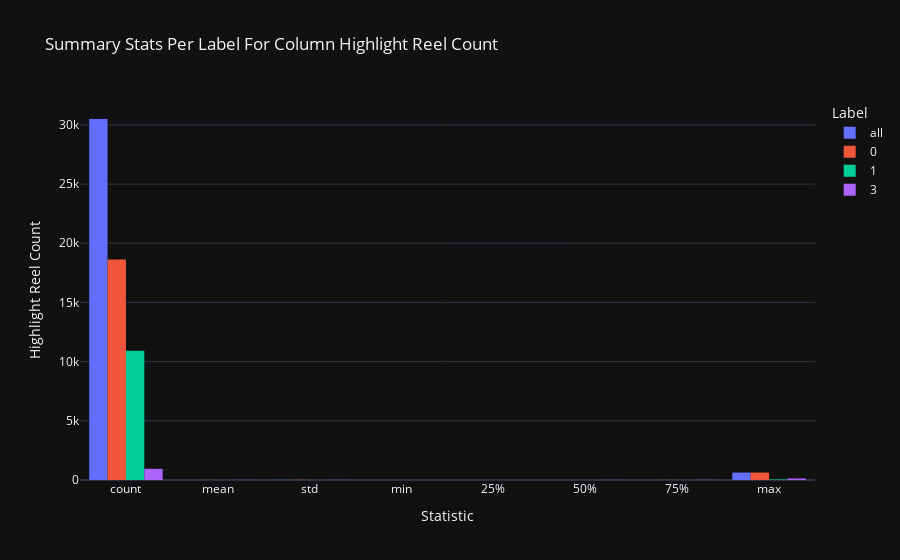

Notebook cell for this chart:
### Markdown cell above
#### 1.3.2 Highlight Reel Count

### Code cell
# Describing column for each label
sub_df, fig = df_main.describe_column_by_colcat('highlight_reel_count')

print('Post count described by label: ')
display(sub_df.style.format('{:,}'))
sv.save_plotly_fig(fig, 'fig')

### Figure 1 — Plotly figure (JSON) as saved in the notebook; plotly's stock layout.template omitted (floating-point values rounded to 4 significant figures)
{"data": [{"alignmentgroup": "True", "bingroup": "x", "histfunc": "sum", "hovertemplate": "Label=all<br>Statistic=%{x}<br>sum of value=%{y}<extra></extra>", "legendgroup": "all", "marker": {"color": "#636efa", "pattern": {"shape": ""}}, "name": "all", "offsetgroup": "all", "orientation": "v", "showlegend": true, "type": "histogram", "x": ["count", "mean", "std", "min", "25%", "50%", "75%", "max"], "xaxis": "x", "y": [30500, 2, 12, 0, 0, 0, 2, 628], "yaxis": "y"}, {"alignmentgroup": "True", "bingroup": "x", "histfunc": "sum", "hovertemplate": "Label=0<br>Statistic=%{x}<br>sum of value=%{y}<extra></extra>", "legendgroup": "0", "marker": {"color": "#EF553B", "pattern": {"shape": ""}}, "name": "0", "offsetgroup": "0", "orientation": "v", "showlegend": true, "type": "histogram", "x": ["count", "mean", "std", "min", "25%", "50%", "75%", "max"], "xaxis": "x", "y": [18628, 3, 15, 0, 0, 0, 4, 628], "yaxis": "y"}, {"alignmentgroup": "True", "bingroup": "x", "histfunc": "sum", "hovertemplate": "Label=1<br>Statistic=%{x}<br>sum of value=%{y}<extra></extra>", "legendgroup": "1", "marker": {"color": "#00cc96", "pattern": {"shape": ""}}, "name": "1", "offsetgroup": "1", "orientation": "v", "showlegend": true, "type": "histogram", "x": ["count", "mean", "std", "min", "25%", "50%", "75%", "max"], "xaxis": "x", "y": [10927, 0, 1, 0, 0, 0, 0, 42], "yaxis": "y"}, {"alignmentgroup": "True", "bingroup": "x", "histfunc": "sum", "hovertemplate": "Label=3<br>Statistic=%{x}<br>sum of value=%{y}<extra></extra>", "legendgroup": "3", "marker": {"color": "#ab63fa", "pattern": {"shape": ""}}, "name": "3", "offsetgroup": "3", "orientation": "v", "showlegend": true, "type": "histogram", "x": ["count", "mean", "std", "min", "25%", "50%", "75%", "max"], "xaxis": "x", "y": [945, 9, 12, 0, 2, 7, 13, 128], "yaxis": "y"}], "layout": {"barmode": "group", "legend": {"title": {"text": "Label"}, "tracegroupgap": 0}, "title": {"text": "Summary Stats Per Label For Column Highlight Reel Count"}, "xaxis": {"anchor": "y", "domain": [0, 1], "title": {"text": "Statistic"}}, "yaxis": {"anchor": "x", "domain": [0, 1], "title": {"text": "Highlight Reel Count"}}}}
